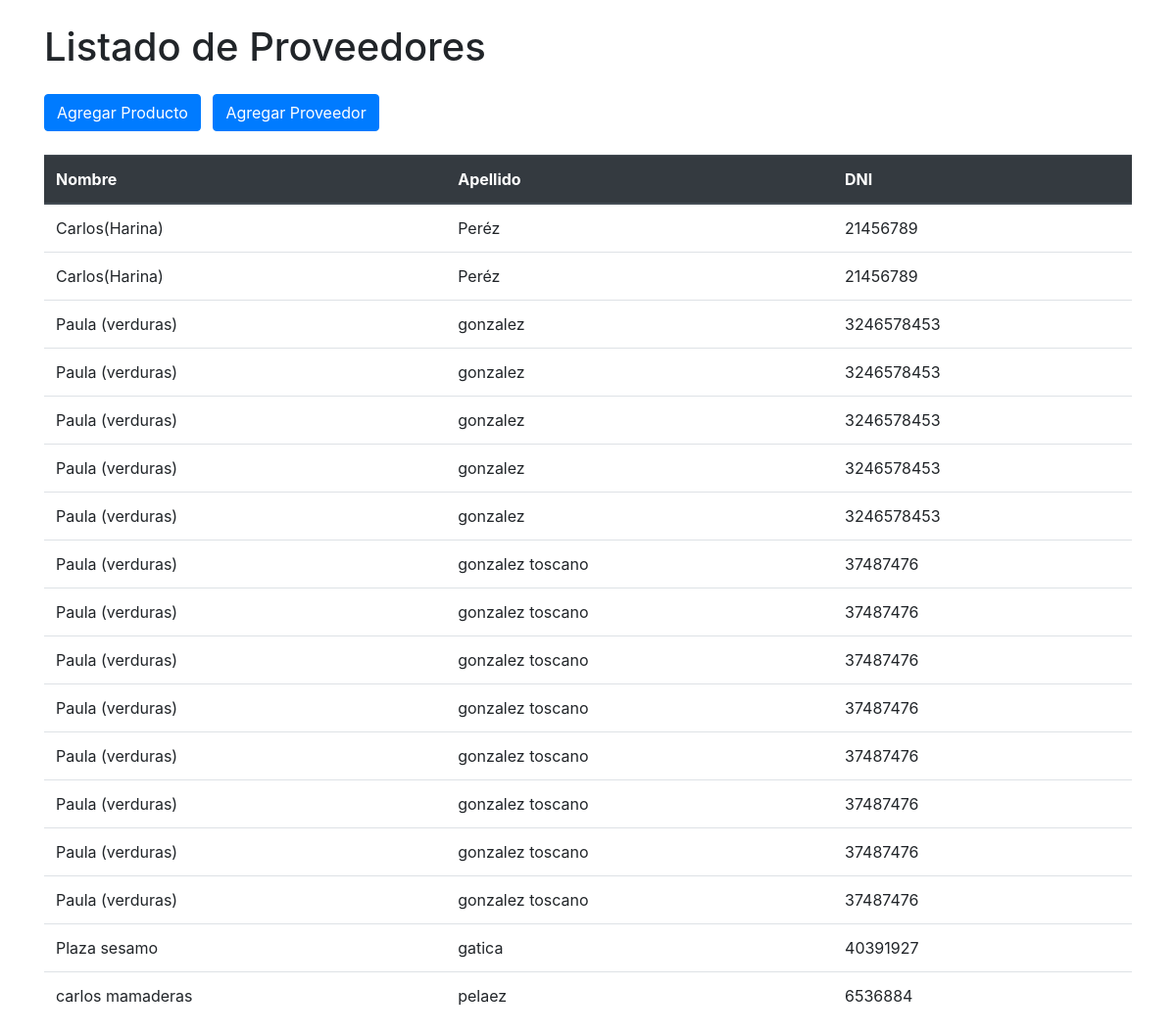
The app's page /listar_proveedores/ with its own data.
### miApp/models.py (models this page shows, shortened)
class Proveedor(models.Model):
    nombre = models.CharField(max_length=100)
    apellido = models.CharField(max_length=100)
    dni = models.IntegerField()
    descripcion = models.TextField(blank=True, null=True, max_length=200)

### miApp/views.py (the view)
# urls.py: path('listar_proveedores/', views.listar_proveedores, name='listar_proveedores'),
def listar_proveedores(request):
    proveedores = Proveedor.objects.all()
    return render(request, 'listar_proveedores.html', {'proveedores': proveedores})

### miApp/templates/listar_proveedores.html (shortened to what this page needs)
<!DOCTYPE html>
<html lang="es">
<head>
    <link href="https://stackpath.bootstrapcdn.com/bootstrap/4.5.2/css/bootstrap.min.css" rel="stylesheet">
</head>
<body>
    <div class="container">
        <h1 class="mt-4 mb-4">Listado de Proveedores</h1>
        <div class="mb-4">
            <a href="{% url 'agregar_producto' %}" class="btn btn-primary mr-2">Agregar Producto</a>
            <a href="{% url 'agregar_proveedor' %}" class="btn btn-primary">Agregar Proveedor</a>
        </div>
        <table class="table">
            <thead class="thead-dark">
                <tr>
                    <th scope="col">Nombre</th>
                    <th scope="col">Apellido</th>
                    <th scope="col">DNI</th>
                </tr>
            </thead>
            <tbody>
                {% for proveedor in proveedores %}
                <tr>
                    <td>{{ proveedor.nombre }}</td>
                    <td>{{ proveedor.apellido }}</td>
                    <td>{{ proveedor.dni }}</td>
                </tr>
                {% endfor %}
            </tbody>
        </table>
    </div>
</body>
</html>

### records on screen
Proveedor: nombre "Carlos(Harina)", apellido "Peréz", dni "21456789"
Proveedor: nombre "Carlos(Harina)", apellido "Peréz", dni "21456789"
Proveedor: nombre "Paula (verduras)", apellido "gonzalez", dni "3246578453"
Proveedor: nombre "Paula (verduras)", apellido "gonzalez", dni "3246578453"
Proveedor: nombre "Paula (verduras)", apellido "gonzalez", dni "3246578453"
Proveedor: nombre "Paula (verduras)", apellido "gonzalez", dni "3246578453"
Proveedor: nombre "Paula (verduras)", apellido "gonzalez", dni "3246578453"
Proveedor: nombre "Paula (verduras)", apellido "gonzalez toscano", dni "37487476"
Proveedor: nombre "Paula (verduras)", apellido "gonzalez toscano", dni "37487476"
Proveedor: nombre "Paula (verduras)", apellido "gonzalez toscano", dni "37487476"
Proveedor: nombre "Paula (verduras)", apellido "gonzalez toscano", dni "37487476"
Proveedor: nombre "Paula (verduras)", apellido "gonzalez toscano", dni "37487476"
Proveedor: nombre "Paula (verduras)", apellido "gonzalez toscano", dni "37487476"
Proveedor: nombre "Paula (verduras)", apellido "gonzalez toscano", dni "37487476"
Proveedor: nombre "Paula (verduras)", apellido "gonzalez toscano", dni "37487476"
Proveedor: nombre "Plaza sesamo", apellido "gatica", dni "40391927"
Proveedor: nombre "carlos mamaderas", apellido "pelaez", dni "6536884"
